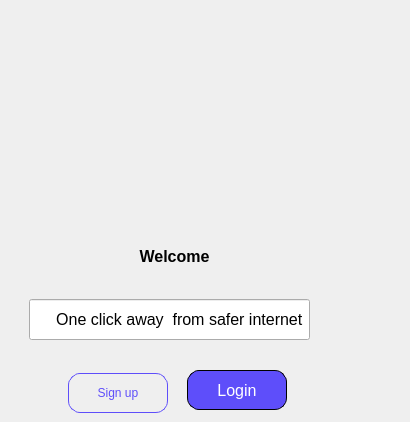
    <widget class="QWidget" name="page">
     <widget class="QPushButton" name="btnHomeLogin">
      <property name="geometry">
       <rect>
        <x>187</x>
        <y>370</y>
        <width>100</width>
        <height>40</height>
       </rect>
      </property>
      <property name="cursor">
       <cursorShape>PointingHandCursor</cursorShape>
      </property>
      <property name="styleSheet">
       <string notr="true">font : 16px;color: white;border: 1px solid; border-radius:12px; background-color: palette(base);background-color:#5E4EFA;</string>
      </property>
      <property name="text">
       <string>Login</string>
      </property>
     </widget>
     <widget class="QPushButton" name="btnHomeSignUp">
      <property name="geometry">
       <rect>
        <x>68</x>
        <y>373</y>
        <width>100</width>
        <height>40</height>
       </rect>
      </property>
      <property name="cursor">
       <cursorShape>PointingHandCursor</cursorShape>
      </property>
      <property name="styleSheet">
       <string notr="true">border:1px solid #5E4EFA; color:#5E4EFA; border-radius:12px; background-color:transparent;</string>
      </property>
      <property name="text">
       <string>Sign up</string>
      </property>
     </widget>
     <widget class="QStackedWidget" name="homeWindowstackedWidget">
      <property name="geometry">
       <rect>
        <x>-11</x>
        <y>-21</y>
        <width>401</width>
        <height>371</height>
       </rect>
      </property>
      <property name="autoFillBackground">
       <bool>false</bool>
      </property>
      <property name="currentIndex">
       <number>0</number>
      </property>
      <widget class="QWidget" name="page_4">
       <widget class="QLabel" name="startLogo_2">
        <property name="geometry">
         <rect>
          <x>60</x>
          <y>90</y>
          <width>231</width>
          <height>131</height>
         </rect>
        </property>
        <property name="styleSheet">
         <string notr="true"/>
        </property>
        <property name="text">
         <string/>
        </property>
        <property name="pixmap">
         <pixmap resource="assets.qrc">:/logo/resources/StartVPNlogo.png.png</pixmap>
        </property>
        <property name="scaledContents">
         <bool>true</bool>
        </property>
        <property name="alignment">
         <set>Qt::AlignCenter</set>
        </property>
       </widget>
       <widget class="QLabel" name="loginLabel_12">
        <property name="geometry">
         <rect>
          <x>10</x>
          <y>260</y>
          <width>351</width>
          <height>35</height>
         </rect>
        </property>
        <property name="font">
         <font>
          <pointsize>12</pointsize>
          <italic>false</italic>
          <bold>true</bold>
         </font>
        </property>
        <property name="styleSheet">
         <string notr="true"/>
        </property>
        <property name="text">
         <string>Welcome</string>
        </property>
        <property name="alignment">
         <set>Qt::AlignCenter</set>
        </property>
       </widget>
       <widget class="QLineEdit" name="lineEdit">
        <property name="geometry">
         <rect>
          <x>40</x>
          <y>320</y>
          <width>281</width>
          <height>41</height>
         </rect>
        </property>
        <property name="styleSheet">
         <string notr="true">font : 16px;</string>
        </property>
        <property name="text">
         <string>     One click away  from safer internet</string>
        </property>
        <property name="alignment">
         <set>Qt::AlignCenter</set>
        </property>
        <property name="readOnly">
         <bool>true</bool>
        </property>
       </widget>
      </widget>
      <widget class="QWidget" name="page_5"/>
     </widget>
    </widget>
